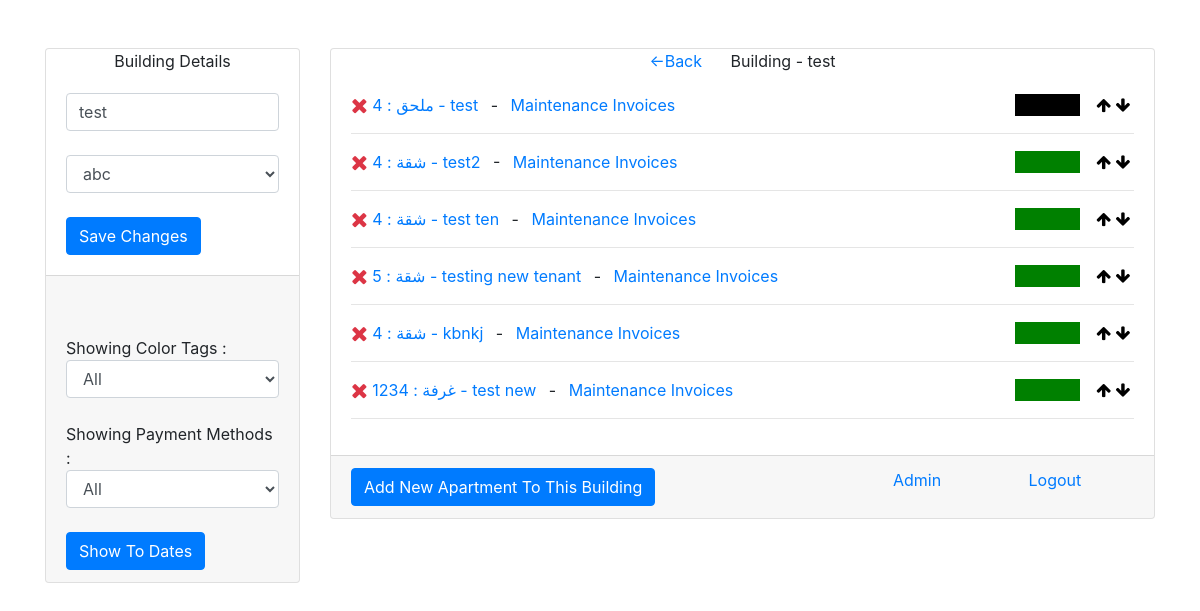
Screenshot of /apartments/2 (signed in) with the database file from the repository.
### app/models.py (models this page shows, shortened)
class building(models.Model):
    name = models.CharField(max_length=300,null=True,blank=True)
    owner = models.ForeignKey(invoice_owner,on_delete=models.SET_NULL,null=True,blank=True)

class invoice_owner(models.Model):
    name = models.CharField(max_length=300,null=True,blank=True)

class apartment(models.Model):
    aprt_number = models.CharField(max_length=50,null=True,blank=True)
    name = models.CharField(max_length=300,null=True,blank=True)
    phone_nmber = models.CharField(max_length=50,null=True,blank=True)
    type_of = models.CharField(max_length=300,null=True,blank=True)
    dob = models.DateField(null=True,blank=True)
    contract_number = models.CharField(max_length=300,null=True,blank=True)
    elect_number = models.CharField(max_length=300,null=True,blank=True)
    note = models.TextField(max_length=2000,null=True,blank=True)
    building = models.ForeignKey(building,on_delete=models.CASCADE)
    annual_rent = models.CharField(max_length=50,null=True,blank=True)
    payment_method = models.CharField(max_length=10,null=True,blank=True)
    temp_del = models.BooleanField(default=False)
    temp_del_date = models.DateField(null=True,blank=True)
    aprt_link = models.ForeignKey("tenant_link",on_delete=models.SET_NULL,blank=True,null=True)
    new_tenant_added = models.BooleanField(default=False)
    display_order = models.IntegerField(default=0)
    def getDisplayName(self):
        aprt_types = {"Apartment":"شقة","Floor":"دور","Home":"غرفة","Store":"محل ","Studio":"ملحق"}
        try:
            return aprt_types[self.type_of]
        except:
            return self.type_of
    def getShowColor(self):
        invs = invoice.objects.filter(apartment=self).order_by("today_date")
        if (len(invs) == 0):
            return "green"
        inv = invs[len(invs) - 1]
        comp_date = date.today()
        to_date = date(inv.to_date.year,inv.to_date.month,inv.to_date.day)
        if (to_date >= comp_date):
            return "green"
        else:
            comp = comp_date - to_date
            if (comp.days <= 30):
                return "yellow"
            elif (comp.days > 30 and comp.days <= 90):
                return "red"
            else:
                return "black"
    def getLastToDate(self):
        invs = invoice.objects.filter(apartment=self).order_by("today_date")
        if (len(invs) == 0):
            return ""
        inv = invs[len(invs) - 1]
        to_date = date(inv.to_date.year,inv.to_date.month,inv.to_date.day)
        return "{}".format(to_date)

class invoice(models.Model):
    user = models.ForeignKey(User,on_delete=models.SET_NULL,null=True,blank=True)
    received_by = models.CharField(max_length=200,null=True,blank=True,default="-")
    apartment = models.ForeignKey(apartment,on_delete=models.SET_NULL,null=True,blank=True)
    owner = models.ForeignKey(invoice_owner,on_delete=models.CASCADE)
    amount = models.IntegerField(default=0)
    payment_method = models.CharField(max_length=100,null=True,blank=True)
    bank_of_transfer = models.CharField(max_length=300,null=True,blank=True)
    transfer_date = models.DateField(null=True,blank=True)
    from_date = models.DateField(null=True,blank=True)
    to_date = models.DateField(null=True,blank=True)
    today_date = models.DateField(auto_now_add=True)
    remaining_amount = models.IntegerField(default=0)
    note = models.TextField(max_length=2000,null=True,blank=True)
    invoice_number = models.IntegerField(default=0)
    is_deleted = models.BooleanField(default=False)
    other_payment = models.BooleanField(default=False)
    payment_type = models.CharField(max_length=200,null=True,blank=True)

### app/views.py (the view, shortened to what this page needs)
# urls.py: path("apartments/<int:id>",views.apartments,name="apartments"),
@login_required(login_url='/')
def apartments(request,id):
    if id:
        template = "apartments.html"
        context = {}
        obj = get_user_profile(request.user)
        context['type_of_user'] = obj.type_of_user == 'd'
        building_obj = building.objects.get(pk=id)
        objs = apartment.objects.filter(building=building_obj,temp_del=False,new_tenant_added=False).order_by("display_order")
        del_objs = apartment.objects.filter(building=building_obj,temp_del=True,new_tenant_added=False)
        temp_del_objs = []
        for i in del_objs:
            day_diff = datetime.date.today() - i.temp_del_date
            if day_diff.days >= 7:
                i.delete()
            else:
                temp_del_objs.append(i)
        context['bobj'] = building_obj
        context['objs'] = objs
        context['del_objs'] = temp_del_objs
        if context['type_of_user']:
            context['owners'] = invoice_owner.objects.all()
        return render(request,template,context)
    else:
        return redirect('/home')

### app/views.py (called while the page is built)
def get_user_profile(userobj):
    try:
        obj = user_profile.objects.get(user=userobj)
    except:
        obj = user_profile()
        obj.user = userobj
        obj.save()
    return obj

### templates/apartments.html (shortened to what this page needs)
<!DOCTYPE html>
    <html lang="en">
        <head>
            <link rel="stylesheet" href="https://maxcdn.bootstrapcdn.com/bootstrap/4.4.1/css/bootstrap.min.css">
            <link rel="stylesheet" href="https://cdnjs.cloudflare.com/ajax/libs/font-awesome/4.7.0/css/font-awesome.min.css">
        </head>
        <body>
            <br><br>
            <div class="container">
                <div class="row justify-content-center">
                    <div class="col-lg-3">
                        <div class="card">
                            <div class="card-head text-center">
                                Building Details
                            </div>
                            <div class="card-body">
                                <form method="post">{% csrf_token %}
                                    <input type="text" class="form-control" required name="name" placeholder="Enter The Name Of Building" value="{{bobj.name}}"
                                    {% if not type_of_user %}readonly{% endif %} ><br>
                                    <select class="form-control" required name="invoice-owner" {% if not type_of_user %}readonly{% endif %}>
                                        {% for i in owners %}
                                            <option value="{{i.id}}" {% if bobj.owner.id == i.id %} selected {% endif %} >{{i.name}}</option>
                                        {% endfor %}
                                    </select><br>
                                    {% if type_of_user %}
                                        <button class="btn btn-primary text-center" type="submit">
                                            Save Changes
                                        </button>
                                    {% endif %}
                                </form>
                            </div>
                            <div class="card-footer">
                                <br><br>
                                Showing Color Tags : <select class="form-control" id="color-tag-filter" onchange="showColorApartments(this.value)">
                                    <option>All</option>
                                </select>
                                <br>
                                Showing Payment Methods : <select class="form-control" id="payment-method-filter" onchange="showPaymentMethodApartments(this.value)">
                                    <option>All</option>
                                </select>
                                <br>
                                <button class="btn btn-primary" onclick="showToDates();">
                                    Show To Dates
                                </button>
                                <br>
                            </div>
                        </div>
                    </div>
                    <div class="col-lg-9">
                        <div class="card">
                            <div class="card-head text-center">
                                <a href="{% url 'home' %}"><-Back</a>&ensp;&ensp;&ensp; Building - {{bobj.name}}
                            </div>
                            <div class="card-body">
                                {% if objs %}
                                    {% for i in objs %}
                                    <div class="row abcd {{i.getShowColor}}" id="{{forloop.counter}}-{{i.payment_method}}">
                                        <div class="col-lg-7">
                                            {% if type_of_user %}
                                                <a onclick="confirm_delete('{% url 'delete-apartment' i.id %}')" title="Delete">
                                                    <span class="fa text-danger fa-lg fa-remove"></span>
                                                </a>
                                            {% endif %}
                                            <a href="{% url 'invoices' i.id %}">
                                                {{i.getDisplayName}} : {{i.aprt_number}}  -  {{i.name}}
                                            </a>&ensp;-&ensp;
                                            <a href="{% url 'maintenance-invoices' i.id %}">
                                                Maintenance Invoices
                                            </a>
                                        </div>
                                        <div class="col-lg-3">
                                        </div>
                                        <div class="col-lg-1" style="background-color: {{i.getShowColor}} ; padding: 10px; border: 1px solid white;">
                                        </div>
                                        <div class="col-lg-1">
                                            <a href="{% url 'move-up-apartment' bobj.id i.id %}" style="color: black;">
                                                <span class="fa fa-arrow-up"></span>
                                            </a>
                                            <a href="{% url 'move-down-apartment' bobj.id i.id %}" style="color: black;">
                                                <span class="fa fa-arrow-down"></span>
                                            </a>
                                        </div>
                                    </div>
                                    <hr class="abcd {{i.getShowColor}}" id="{{forloop.counter}}pay-{{i.payment_method}}">
                                    {% endfor %}
                                {% else %}
                                    <a>This Building Has No Apartments To Manage Right Now.</a>
                                {% endif %}
                            </div>
                            <div class="card-footer">
                                <div class="row justify-content-around">
                                    <div class="col-lg-8">
                                        {% if type_of_user %}
                                            <button class="btn btn-primary" type="button" onclick="window.location.href='/new-apartment-form/{{bobj.id}}/x'">
                                                Add New Apartment To This Building
                                            </button>
                                        {% endif %}
                                    </div>
                                    {% if request.user.is_superuser %}
                                        <div class="col-lg-2">
                                            <a href="/admin">
                                                Admin
                                            </a>
                                        </div>
                                    {% endif %}
                                    <div class="col-lg-2">
                                        <a href="{% url 'logout' %}">
                                            Logout
                                        </a>
                                    </div>
                                </div>
                            </div>
                        </div>
                    </div>
                </div>
            </div>
        </body>
    </html>

### rows the page displays
building: name "test", invoice-owner "abc"
apartment: getDisplayName "ملحق", aprt_number "4", name "test"
apartment: getDisplayName "شقة", aprt_number "4", name "test2"
apartment: getDisplayName "شقة", aprt_number "4", name "test ten"
apartment: getDisplayName "شقة", aprt_number "5", name "testing new tenant"
apartment: getDisplayName "شقة", aprt_number "4", name "kbnkj"
apartment: getDisplayName "غرفة", aprt_number "1234", name "test new"
